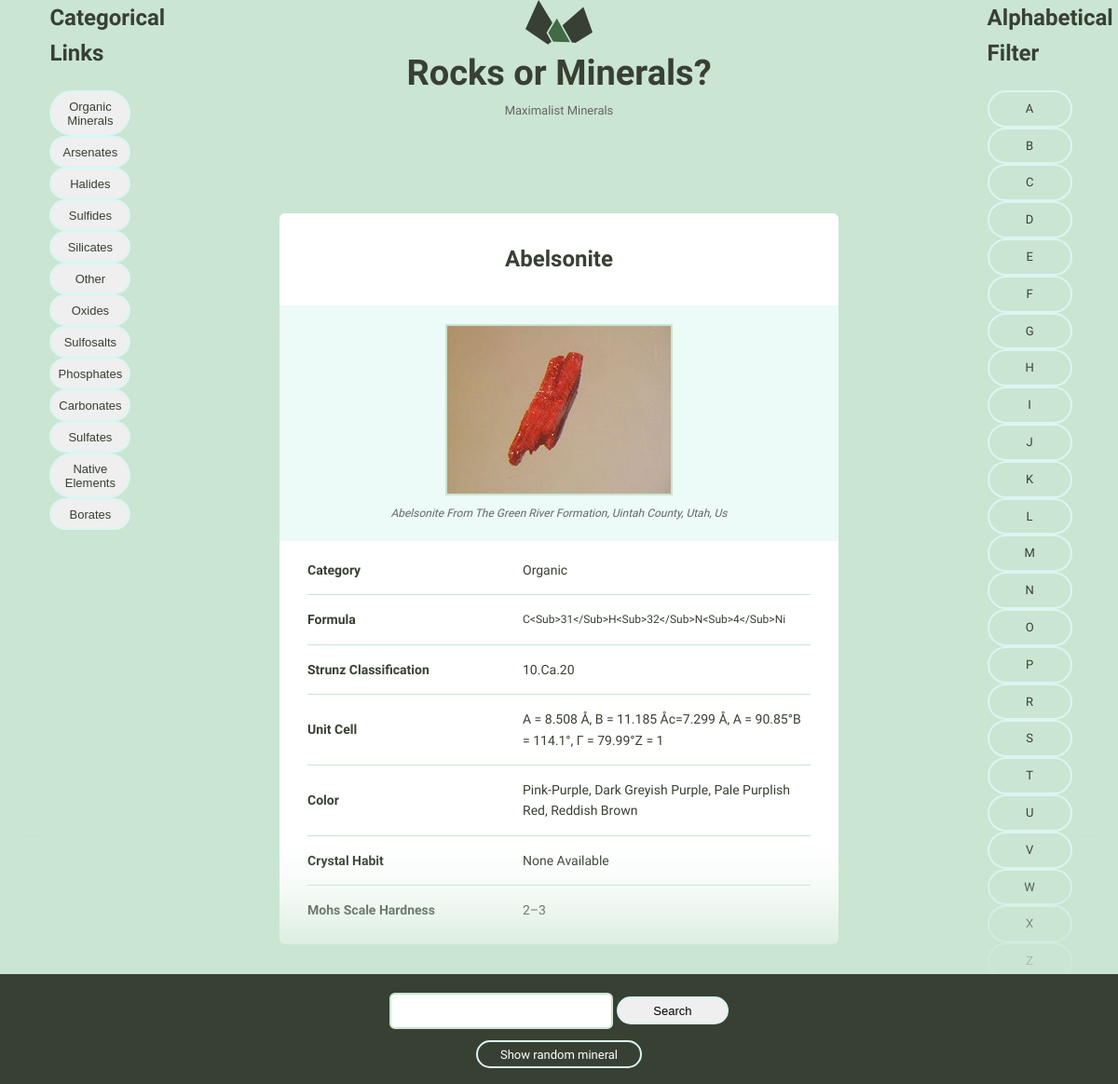
/minerals/1/, run on the app's committed database.
### minerals/models.py (models this page shows, shortened)
class Mineral(models.Model):
    name = models.CharField(unique=True, max_length=255)
    image_filename = models.FileField(blank=True, default='')
    image_caption = models.TextField(blank=True, default='')
    category = models.CharField(blank=True, default='', max_length=255)
    formula = models.TextField(blank=True, default='', max_length=255)
    strunz_classification = models.CharField(blank=True, default='', max_length=255)
    crystal_system = models.CharField(blank=True, default='', max_length=255)
    unit_cell = models.CharField(blank=True, default='', max_length=255)
    color = models.CharField(blank=True, default='', max_length=255)
    crystal_symmetry = models.CharField(blank=True, default='', max_length=255)
    cleavage = models.CharField(blank=True, default='', max_length=255)
    mohs_scale_hardness = models.CharField(blank=True, default='', max_length=255)
    luster = models.CharField(blank=True, default='', max_length=255)
    streak = models.CharField(blank=True, default='', max_length=255)
    diaphaneity = models.CharField(blank=True, default='', max_length=255)
    optical_properties = models.CharField(blank=True, default='', max_length=255)
    group = models.CharField(blank=True, default='', max_length=255)
    refractive_index = models.CharField(blank=True, default='', max_length=255)
    crystal_habit = models.CharField(blank=True, default='', max_length=255)
    specific_gravity = models.CharField(blank=True, default='', max_length=255)

### minerals/views.py (the view)
# urls.py: url(r'(?P<pk>\d+)/$', mineral_views.mineral_detail, name='detail'),
def mineral_detail(request, pk):
    selected_mineral = get_object_or_404(Mineral, id=pk)
    return render(request,
                  'detail.html',
                  {'mineral': selected_mineral})

### mineralcatalog_search/templatetags/utlity_tags.py (called while the page is built)
@register.simple_tag
def random_mineral():
    record = random.randint(Mineral.objects.all().order_by("id")[0].id,
                            Mineral.objects.all().order_by("-id")[0].id)
    link = Mineral.objects.get(pk=record)
    return reverse('minerals:detail', kwargs={"pk":link.id})

@register.simple_tag
def menu_dict():
    mineral_names_ids = {}
    for mineral in Mineral.objects.all().values('id', 'name', 'group'):
        if mineral['group'] in mineral_names_ids.keys():
            mineral_names_ids[mineral['group']].append(
                                             (mineral['name'],
                                              reverse('minerals:detail', kwargs={"pk": mineral['id']}))
                                             )
        else:
            mineral_names_ids[mineral['group']] = [
                                         (mineral['name'],
                                         reverse('minerals:detail', kwargs={"pk": mineral['id']}))
                                        ]
    return mineral_names_ids

@register.simple_tag
def alpha_dict():
    mineral_names_ids = {}
    for mineral in Mineral.objects.all().values('id', 'name'):
        letter = mineral['name'][0].upper()
        if letter in mineral_names_ids.keys():
            mineral_names_ids[letter].append(
                                             (mineral['name'],
                                              reverse('minerals:detail', kwargs={"pk": mineral['id']}))
                                            )
        else:
            mineral_names_ids[letter] = [
                                         (mineral['name'],
                                         reverse('minerals:detail', kwargs={"pk": mineral['id']}))
                                        ]
    return mineral_names_ids

### minerals/templates/detail.html
{% extends "layout.html" %}
{% load static %}
{% load utility_tags %}
{% block content %}
    <div class="bounds bounds--small">
      <div class="grid-100 mineral__container">
        <h1 class="mineral__name">{{mineral.name|title}}</h1>
        <div class="mineral__image-bg">
            <img class="mineral__image" src="{% static 'images/'|add:mineral.name|add:'.jpg' %}">
          <p class="mineral__caption">{{mineral.image_caption|default:"None Available"|title}}</p>
        </div>
        <div class="mineral__table-container">
          <table class="mineral__table">
            <tr>
              <td class="mineral__category">Category</td>
              <td>{{mineral.category|default:"None Available"|title}}</td>
            </tr>
            <tr>
              <td class="mineral__category">Formula</td>
              <td class="mineral__formula">{{mineral.formula|default:"None Available"|title}}</td>
            </tr>
            <tr>
              <td class="mineral__category">Strunz Classification</td>
              <td>{{mineral.strunz_classification|default:"None Available"|title}}</td>
            </tr>
            <tr>
              <td class="mineral__category">Unit Cell</td>
              <td>{{mineral.unit_cell|default:"None Available"|title}}</td>
            </tr>
            <tr>
              <td class="mineral__category">Color</td>
              <td>{{mineral.color|default:"None Available"|title}}</td>
            </tr>
            <tr>
              <td class="mineral__category">Crystal Habit</td>
              <td>{{mineral.crystal_habit|default:"None Available"|title}}</td>
            </tr>
            <tr>
              <td class="mineral__category">Mohs Scale Hardness</td>
              <td>{{mineral.mohs_scale_hardness|default:"None Available"|title}}</td>
            </tr>
          </table>
        </div>
      </div>
    </div>
  </body>
{% endblock %}

### templates/layout.html (shortened to what this page needs)
{%load static from staticfiles %}
{% load utility_tags %}
<!DOCTYPE html>
<html lang="en">
    <head>
      <link rel="stylesheet" type="text/css" href="{% static 'css/global.css' %}">
    </head>
    <body>
    <div class="grid-100">
        <div class="grid-10" style="float: left; margin-left: 2%; margin-right: -8%">
            <h2>Categorical Links</h2>
            {% menu_dict as menu %}
            {% for key, values in menu.items %}
                <button class="accordion">{{key}}</button>
            {% endfor %}
        </div>
        <div class="grid-10" style="float: right; margin-right: 2%; margin-left:-8%">
            <h2>Alphabetical Filter</h2>
            {% alpha_dict as alpha %}
            {% for key, values in alpha.items %}
                {% url 'index' as core_index %}
                {% url 'minerals:index' as mineral_index %}
                {% with request.path|slice:"-1:" as target_letter %}
                    {% if key == target_letter %}
                        <a class="minerals__anchor" href="{% url 'minerals:alpha' letter=key %}" style="font-weight: bolder;">{{key}}</a>
                    {% elif key == 'A' and request.path == core_index or  key == 'A' and request.path == mineral_index %}
                        <a class="minerals__anchor" href="{% url 'minerals:alpha' letter=key %}" style="font-weight: bolder;">{{key}}</a>
                    {% else %}
                        <a class="minerals__anchor" href="{% url 'minerals:alpha' letter=key %}" style="font-weight: lighter;">{{key}}</a>
                    {% endif %}
                {% endwith %}
            {% endfor %}
        </div>
        <div>
            <a href="/">
              <h1 class="logo__name text-centered">Rocks or Minerals?</h1>
            </a>
            <p class="logo__text text-centered">Maximalist Minerals</p>
            {% block content %}
            {% endblock %}
        <div class="minerals__random">
            <form method="GET" action="{% url 'minerals:search' %}">
             <input type="text" id="q" name="q" style="color: black; width: 20%; height: 5%;">
             <button class="minerals__anchor" style="width: 10%; height: 5%; color: black;">Search</button>
            </form>
            <a class="minerals__anchor" href="{% random_mineral %}">Show random mineral</a></li>
        </div>
    </body>
</html>

### assets/css/global.css (style rules this page uses)
html { font-family: sans-serif; -ms-text-size-adjust: 100%; -webkit-text-size-adjust: 100%; }
body { margin: 0; }
h1 { font-size: 2em; margin: 0.67em 0; }
img { border: 0; }
svg:not(:root) { overflow: hidden; }
input { color: inherit; font: inherit; margin: 0; }
input { line-height: normal; }
table { border-collapse: collapse; border-spacing: 0; }
td, th { padding: 0; }
html { font-size: 62.5%; }
body { background-color: #CAE5D2; font-size: 1.5em; line-height: 1.6; font-weight: 400; font-family: "Cousine"; color: #666; }
.bounds { max-width: 800px; margin: 0 auto; padding: 50px 0 150px; overflow: hidden; }
.bounds--small { max-width: 600px; padding: 50px 10px 150px; }
.grid, .grid-5, .grid-10, .grid-15, .grid-20, .grid-25, .grid-30, .grid-33, .grid-35, .grid-40, .grid-45, .grid-50, .grid-55, .grid-60, .grid-65, .grid-66, .grid-70, .grid-75, .grid-80, .grid-90, .grid-95, .grid-100 { float: left; box-sizing: border-box; position: relative; }
.grid-10 { width: 10%; padding: 0 15px; }
.grid-100 { width: 100%; padding: 0 15px; }
h1, h2, h3, h4, h5, h6 { margin-top: 0; margin-bottom: 2rem; font-weight: bold; font-family: "Work Sans", sans-serif; color: #384033; }
h1 { font-size: 3.8rem; }
h2 { font-size: 2.4rem; }
@media (min-width: 550px) { h1 { font-size: 3.8rem; } }
@media (min-width: 550px) { h2 { font-size: 2.4rem; } }
p { margin-top: 0; font-size: 1.6rem; }
input[type="text"] { background: #fff; width: 100%; color: #666; border-radius: 6px; border: 2px solid #CAE5D2; padding: 9px 15px 10px 15px; margin-bottom: 15px; outline: none; box-sizing: border-box; font-size: 1.4rem; font-family: "Work Sans", sans-serif; -webkit-appearance: none; -moz-appearance: none; appearance: none; -webkit-transition: 0.2s; -moz-transition: 0.2s; -ms-transition: 0.2s; -o-transition: 0.2s; transition: 0.2s; }
th, td { padding: 15px; text-align: left; border-bottom: 1px solid #e1e1e1; }
th:first-child, td:first-child { padding-left: 0; }
th:last-child, td:last-child { padding-right: 0; }
input { margin-bottom: 1.5rem; }
table, p, ul { margin-bottom: 2.5rem; }
.text-centered { text-align: center; }
.logo { display: block; fill: #384033; position: relative; margin: 0 auto; width: 72px; }
.logo__name { margin-bottom: 0; }
.logo__text { margin-bottom: 50px; font-size: 13px; }
.minerals__anchor { border: solid 2px #DCF5F2; border-radius: 100px; color: #384033; display: block; font-size: 13px; text-align: center; padding: 8px 0 7px 0; width: 100%; transition: background-color 200ms ease-in-out, font-weight 200ms ease-in-out, color 200ms ease-in-out; }
.minerals__random { background-color: #384033; box-shadow: 0 0 100px 50px #CAE5D2; color: #fff; padding: 20px 0 20px 0; position: fixed; bottom: 0; text-align: center; width: 100%; }
.minerals__random .minerals__anchor { display: inline; color: #fff; padding: 6px 24px 5px 24px; }
.mineral__container { background-color: #fff; border-radius: 6px; list-style: none; padding: 0; text-align: center; }
.mineral__name { display: block; width: 100%; margin: 0; font-size: 24px; padding: 30px 0 30px 0; }
.mineral__image { display: block; margin: 0 auto; border: solid 2px #CAE5D2; }
.mineral__image-bg { background-color: #ecfaf8; padding: 20px 0; }
.mineral__caption { font-size: 12px; font-style: italic; padding: 10px 0 0 0; margin: 0; }
.mineral__table { font-size: 14px; color: #384033; }
.mineral__table td { border-color: #CAE5D2; }
.mineral__table tr:last-of-type td { border-bottom: none; padding-bottom: 0; }
.mineral__table-container { padding: 5px 30px 0; }
.mineral__category { font-weight: bold; width: 40%; }
.mineral__formula { font-size: 12px; }
.accordion { active:false; collapsible: true; border: solid 2px #DCF5F2; border-radius: 100px; color: #384033; display: block; font-size: 13px; text-align: center; padding: 8px 0 7px 0; width: 100%; transition: background-color 200ms ease-in-out, font-weight 200ms ease-in-out, color 200ms ease-in-out; }

### data on the page
Mineral: menu "Organic Minerals", name "Abelsonite", name (picture), image_caption "Abelsonite From The Green River Formation, Uintah County, Utah, Us", category "Organic", formula "C<Sub>31</Sub>H<Sub>32</Sub>N<Sub>4</Sub>Ni", strunz_classification "10.Ca.20", unit_cell "A = 8.508 Å, B = 11.185 Åc=7.299 Å, Α = 90.85°Β = 114.1°, Γ = 79.99°Z = 1", color "Pink-Purple, Dark Greyish Purple, Pale Purplish Red, Reddish Brown", crystal_habit "None Available", mohs_scale_hardness "2–3"
Mineral: menu "Arsenates"
Mineral: menu "Halides"
Mineral: menu "Sulfides"
Mineral: menu "Silicates"
Mineral: menu "Other"
Mineral: menu "Oxides"
Mineral: menu "Sulfosalts"
Mineral: menu "Phosphates"
Mineral: menu "Carbonates"
Mineral: menu "Sulfates"
Mineral: menu "Native Elements"
Mineral: menu "Borates"

### other printed values
{{ key }} "A" "B" "C" "D" "E" "F" "G" "H" "I" "J" "K" "L" "M" "N" "O" "P" "R" "S" "T" "U" "V" "W" "X" "Z"
